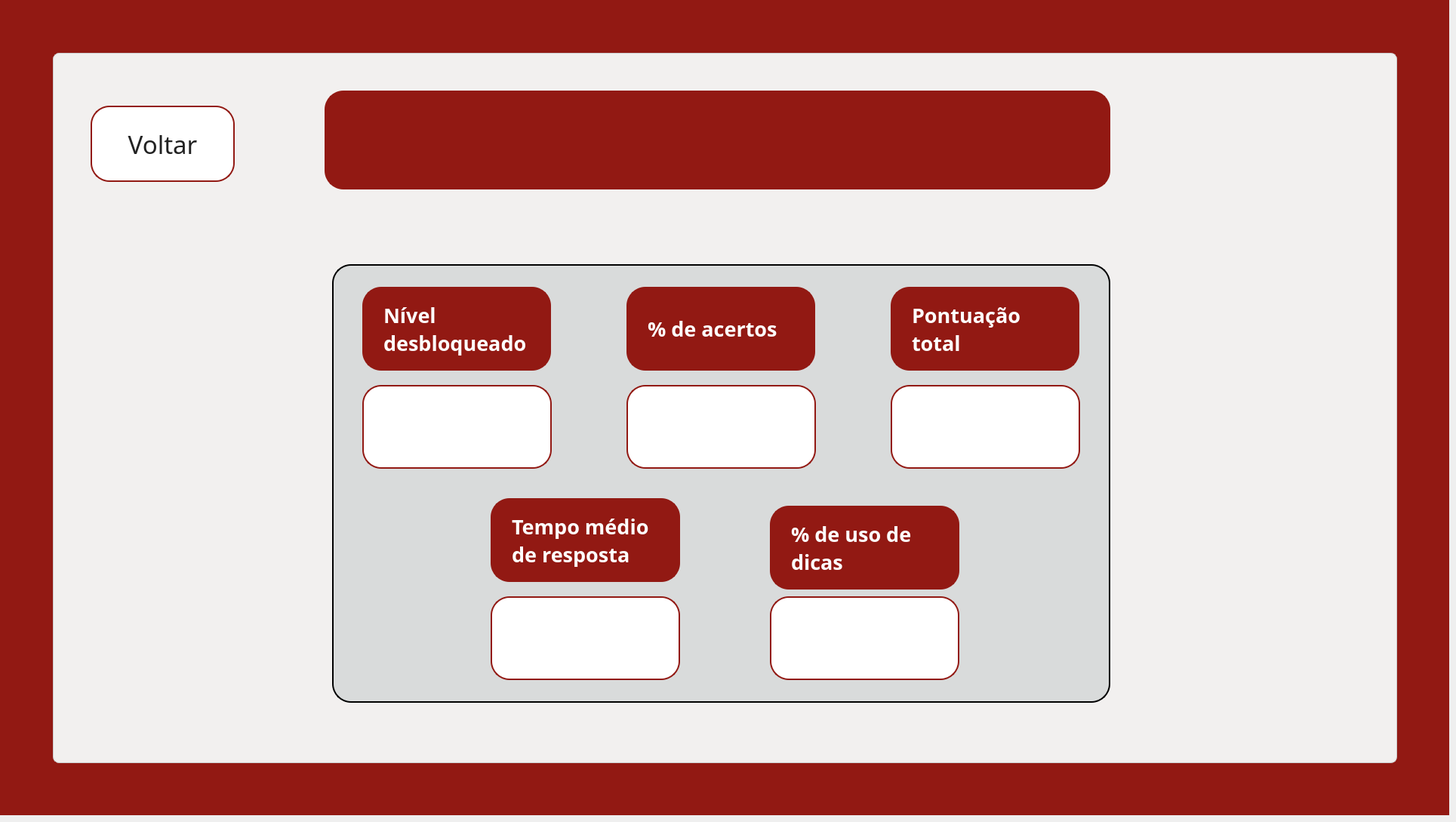
    <widget class="QWidget" name="pg_relatorioindividual">
     <widget class="QWidget" name="fundo_gabarito_2" native="true">
      <property name="geometry">
       <rect>
        <x>0</x>
        <y>0</y>
        <width>1920</width>
        <height>1080</height>
       </rect>
      </property>
      <property name="styleSheet">
       <string notr="true">background-color: #921913;</string>
      </property>
      <widget class="QWidget" name="container_gabarito_2" native="true">
       <property name="geometry">
        <rect>
         <x>70</x>
         <y>70</y>
         <width>1781</width>
         <height>941</height>
        </rect>
       </property>
       <property name="styleSheet">
        <string notr="true">background-color: #F2F0EF;
border: 1px solid #cccccc;
border-radius: 8px;</string>
       </property>
       <widget class="QLabel" name="lbl_titulo_gabarito_2">
        <property name="geometry">
         <rect>
          <x>360</x>
          <y>50</y>
          <width>1041</width>
          <height>131</height>
         </rect>
        </property>
        <property name="font">
         <font>
          <family>Arbutus Slab</family>
          <pointsize>25</pointsize>
          <weight>75</weight>
          <bold>true</bold>
         </font>
        </property>
        <property name="cursor">
         <cursorShape>ArrowCursor</cursorShape>
        </property>
        <property name="styleSheet">
         <string notr="true">background-color: #921913;
border: 2px solid #921913;
border-radius: 25px;
color: white;
padding: 0 18px</string>
        </property>
        <property name="text">
         <string/>
        </property>
        <property name="textFormat">
         <enum>Qt::PlainText</enum>
        </property>
        <property name="wordWrap">
         <bool>true</bool>
        </property>
       </widget>
       <widget class="QLabel" name="img_cel_A_gabarito_2">
        <property name="geometry">
         <rect>
          <x>-10</x>
          <y>0</y>
          <width>451</width>
          <height>491</height>
         </rect>
        </property>
        <property name="font">
         <font>
          <weight>50</weight>
          <bold>false</bold>
         </font>
        </property>
        <property name="styleSheet">
         <string notr="true">border: transparent;
background-color: transparent;</string>
        </property>
        <property name="text">
         <string/>
        </property>
        <property name="pixmap">
         <pixmap>../../assets/images/fundoetec.png</pixmap>
        </property>
        <property name="scaledContents">
         <bool>true</bool>
        </property>
       </widget>
       <widget class="QLabel" name="img_cel_C_gabarito_2">
        <property name="geometry">
         <rect>
          <x>0</x>
          <y>470</y>
          <width>461</width>
          <height>461</height>
         </rect>
        </property>
        <property name="styleSheet">
         <string notr="true">border: transparent;
background-color: transparent;</string>
        </property>
        <property name="text">
         <string/>
        </property>
        <property name="pixmap">
         <pixmap>../../assets/images/fundoetec.png</pixmap>
        </property>
        <property name="scaledContents">
         <bool>true</bool>
        </property>
       </widget>
       <widget class="QLabel" name="img_cel_B_gabarito_2">
        <property name="geometry">
         <rect>
          <x>430</x>
          <y>0</y>
          <width>451</width>
          <height>521</height>
         </rect>
        </property>
        <property name="styleSheet">
         <string notr="true">border: transparent;
background-color: transparent;</string>
        </property>
        <property name="text">
         <string/>
        </property>
        <property name="pixmap">
         <pixmap>../../assets/images/fundoetec.png</pixmap>
        </property>
        <property name="scaledContents">
         <bool>true</bool>
        </property>
       </widget>
       <widget class="QLabel" name="img_cel_enunciado_gabarito_2">
        <property name="geometry">
         <rect>
          <x>870</x>
          <y>0</y>
          <width>471</width>
          <height>481</height>
         </rect>
        </property>
        <property name="styleSheet">
         <string notr="true">border: transparent;
background-color: transparent;</string>
        </property>
        <property name="text">
         <string/>
        </property>
        <property name="pixmap">
         <pixmap>../../assets/images/fundoetec.png</pixmap>
        </property>
        <property name="scaledContents">
         <bool>true</bool>
        </property>
       </widget>
       <widget class="QLabel" name="img_cel_eliminar_gabarito_2">
        <property name="geometry">
         <rect>
          <x>450</x>
          <y>470</y>
          <width>461</width>
          <height>461</height>
         </rect>
        </property>
        <property name="styleSheet">
         <string notr="true">border: transparent;
background-color: transparent;</string>
        </property>
        <property name="text">
         <string/>
        </property>
        <property name="pixmap">
         <pixmap>../../assets/images/fundoetec.png</pixmap>
        </property>
        <property name="scaledContents">
         <bool>true</bool>
        </property>
       </widget>
       <widget class="QLabel" name="img_cel_D_gabarito_2">
        <property name="geometry">
         <rect>
          <x>890</x>
          <y>460</y>
          <width>441</width>
          <height>471</height>
         </rect>
        </property>
        <property name="styleSheet">
         <string notr="true">border: transparent;
background-color: transparent;</string>
        </property>
        <property name="text">
         <string/>
        </property>
        <property name="pixmap">
         <pixmap>../../assets/images/fundoetec.png</pixmap>
        </property>
        <property name="scaledContents">
         <bool>true</bool>
        </property>
       </widget>
       <widget class="QLabel" name="img_cel_extra_gabarito_2">
        <property name="geometry">
         <rect>
          <x>1310</x>
          <y>450</y>
          <width>481</width>
          <height>481</height>
         </rect>
        </property>
        <property name="styleSheet">
         <string notr="true">border: transparent;
background-color: transparent;</string>
        </property>
        <property name="text">
         <string/>
        </property>
        <property name="pixmap">
         <pixmap>../../assets/images/fundoetec.png</pixmap>
        </property>
        <property name="scaledContents">
         <bool>true</bool>
        </property>
       </widget>
       <widget class="QFrame" name="frame_card_gabarito_2">
        <property name="geometry">
         <rect>
          <x>370</x>
          <y>280</y>
          <width>1031</width>
          <height>581</height>
         </rect>
        </property>
        <property name="styleSheet">
         <string notr="true">border-radius: 25px;
border: 2px solid black;
background-color: #d9dbdb;
</string>
        </property>
        <property name="frameShape">
         <enum>QFrame::NoFrame</enum>
        </property>
        <widget class="QLabel" name="lbl_gabarito_alt1_2">
         <property name="geometry">
          <rect>
           <x>40</x>
           <y>30</y>
           <width>250</width>
           <height>111</height>
          </rect>
         </property>
         <property name="font">
          <font>
           <family>Arbutus Slab</family>
           <pointsize>20</pointsize>
           <weight>75</weight>
           <bold>true</bold>
          </font>
         </property>
         <property name="cursor">
          <cursorShape>ArrowCursor</cursorShape>
         </property>
         <property name="styleSheet">
          <string notr="true">background-color: #921913;
border: 2px solid #921913;
border-radius: 25px;
color: white;
padding: 0 18px</string>
         </property>
         <property name="text">
          <string>Nível  desbloqueado</string>
         </property>
         <property name="textFormat">
          <enum>Qt::PlainText</enum>
         </property>
         <property name="wordWrap">
          <bool>true</bool>
         </property>
        </widget>
        <widget class="QLabel" name="lbl_gabarito_alt2_2">
         <property name="geometry">
          <rect>
           <x>390</x>
           <y>30</y>
           <width>250</width>
           <height>111</height>
          </rect>
         </property>
         <property name="font">
          <font>
           <family>Arbutus Slab</family>
           <pointsize>20</pointsize>
           <weight>75</weight>
           <bold>true</bold>
          </font>
         </property>
         <property name="cursor">
          <cursorShape>ArrowCursor</cursorShape>
         </property>
         <property name="styleSheet">
          <string notr="true">background-color: #921913;
border: 2px solid #921913;
border-radius: 25px;
color: white;
padding: 0 18px</string>
         </property>
         <property name="text">
          <string>% de acertos</string>
         </property>
         <property name="textFormat">
          <enum>Qt::PlainText</enum>
         </property>
         <property name="wordWrap">
          <bool>true</bool>
         </property>
        </widget>
        <widget class="QLabel" name="lbl_gabarito_alt3_2">
         <property name="geometry">
          <rect>
           <x>740</x>
           <y>30</y>
           <width>250</width>
           <height>111</height>
          </rect>
         </property>
         <property name="font">
          <font>
           <family>Arbutus Slab</family>
           <pointsize>20</pointsize>
           <weight>75</weight>
           <bold>true</bold>
          </font>
         </property>
         <property name="cursor">
          <cursorShape>ArrowCursor</cursorShape>
         </property>
         <property name="styleSheet">
          <string notr="true">background-color: #921913;
border: 2px solid #921913;
border-radius: 25px;
color: white;
padding: 0 18px</string>
         </property>
         <property name="text">
          <string>Pontuação total</string>
         </property>
         <property name="textFormat">
          <enum>Qt::PlainText</enum>
         </property>
         <property name="wordWrap">
          <bool>true</bool>
         </property>
        </widget>
        <widget class="QLabel" name="lbl_nivel2_2">
         <property name="geometry">
          <rect>
           <x>40</x>
           <y>160</y>
           <width>251</width>
           <height>111</height>
          </rect>
         </property>
         <property name="font">
          <font>
           <family>Arbutus Slab</family>
           <pointsize>20</pointsize>
          </font>
         </property>
         <property name="cursor">
          <cursorShape>ArrowCursor</cursorShape>
         </property>
         <property name="styleSheet">
          <string notr="true">background-color: white;
color: #222222;
border: 2px solid #921913;
border-radius: 25px;
padding: 0 18px</string>
         </property>
         <property name="text">
          <string/>
         </property>
         <property name="textFormat">
          <enum>Qt::PlainText</enum>
         </property>
         <property name="wordWrap">
          <bool>true</bool>
         </property>
        </widget>
        <widget class="QLabel" name="lbl_suaresposta_2">
         <property name="geometry">
          <rect>
           <x>390</x>
           <y>160</y>
           <width>251</width>
           <height>111</height>
          </rect>
         </property>
         <property name="font">
          <font>
           <family>Arbutus Slab</family>
           <pointsize>20</pointsize>
          </font>
         </property>
         <property name="cursor">
          <cursorShape>ArrowCursor</cursorShape>
         </property>
         <property name="styleSheet">
          <string notr="true">background-color: white;
color: #222222;
border: 2px solid #921913;
border-radius: 25px;
padding: 0 18px</string>
         </property>
         <property name="text">
          <string/>
         </property>
         <property name="textFormat">
          <enum>Qt::PlainText</enum>
         </property>
         <property name="wordWrap">
          <bool>true</bool>
         </property>
        </widget>
        <widget class="QLabel" name="lbl_gabarito_2">
         <property name="geometry">
          <rect>
           <x>740</x>
           <y>160</y>
           <width>251</width>
           <height>111</height>
          </rect>
         </property>
         <property name="font">
          <font>
           <family>Arbutus Slab</family>
           <pointsize>20</pointsize>
          </font>
         </property>
         <property name="cursor">
          <cursorShape>ArrowCursor</cursorShape>
         </property>
         <property name="styleSheet">
          <string notr="true">background-color: white;
color: #222222;
border: 2px solid #921913;
border-radius: 25px;
padding: 0 18px</string>
         </property>
         <property name="text">
          <string/>
         </property>
         <property name="textFormat">
          <enum>Qt::PlainText</enum>
         </property>
         <property name="wordWrap">
          <bool>true</bool>
         </property>
        </widget>
        <widget class="QLabel" name="lbl_gabarito_alt1_3">
         <property name="geometry">
          <rect>
           <x>210</x>
           <y>310</y>
           <width>251</width>
           <height>111</height>
          </rect>
         </property>
         <property name="font">
          <font>
           <family>Arbutus Slab</family>
           <pointsize>20</pointsize>
           <weight>75</weight>
           <bold>true</bold>
          </font>
         </property>
         <property name="cursor">
          <cursorShape>ArrowCursor</cursorShape>
         </property>
         <property name="styleSheet">
          <string notr="true">background-color: #921913;
border: 2px solid #921913;
border-radius: 25px;
color: white;
padding: 0 18px</string>
         </property>
         <property name="text">
          <string>Tempo médio de resposta</string>
         </property>
         <property name="textFormat">
          <enum>Qt::PlainText</enum>
         </property>
         <property name="wordWrap">
          <bool>true</bool>
         </property>
        </widget>
        <widget class="QLabel" name="lbl_nivel2_3">
         <property name="geometry">
          <rect>
           <x>210</x>
           <y>440</y>
           <width>251</width>
           <height>111</height>
          </rect>
         </property>
         <property name="font">
          <font>
           <family>Arbutus Slab</family>
           <pointsize>20</pointsize>
          </font>
         </property>
         <property name="cursor">
          <cursorShape>ArrowCursor</cursorShape>
         </property>
         <property name="styleSheet">
          <string notr="true">background-color: white;
color: #222222;
border: 2px solid #921913;
border-radius: 25px;
padding: 0 18px</string>
         </property>
         <property name="text">
          <string/>
         </property>
         <property name="textFormat">
          <enum>Qt::PlainText</enum>
         </property>
         <property name="wordWrap">
          <bool>true</bool>
         </property>
        </widget>
        <widget class="QLabel" name="lbl_nivel2_4">
         <property name="geometry">
          <rect>
           <x>580</x>
           <y>440</y>
           <width>251</width>
           <height>111</height>
          </rect>
         </property>
         <property name="font">
          <font>
           <family>Arbutus Slab</family>
           <pointsize>20</pointsize>
          </font>
         </property>
         <property name="cursor">
          <cursorShape>ArrowCursor</cursorShape>
         </property>
         <property name="styleSheet">
          <string notr="true">background-color: white;
color: #222222;
border: 2px solid #921913;
border-radius: 25px;
padding: 0 18px</string>
         </property>
         <property name="text">
          <string/>
         </property>
         <property name="textFormat">
          <enum>Qt::PlainText</enum>
         </property>
         <property name="wordWrap">
          <bool>true</bool>
         </property>
        </widget>
        <widget class="QLabel" name="lbl_gabarito_alt1_4">
         <property name="geometry">
          <rect>
           <x>580</x>
           <y>320</y>
           <width>251</width>
           <height>111</height>
          </rect>
         </property>
         <property name="font">
          <font>
           <family>Arbutus Slab</family>
           <pointsize>20</pointsize>
           <weight>75</weight>
           <bold>true</bold>
          </font>
         </property>
         <property name="cursor">
          <cursorShape>ArrowCursor</cursorShape>
         </property>
         <property name="styleSheet">
          <string notr="true">background-color: #921913;
border: 2px solid #921913;
border-radius: 25px;
color: white;
padding: 0 18px</string>
         </property>
         <property name="text">
          <string>% de uso de dicas</string>
         </property>
         <property name="textFormat">
          <enum>Qt::PlainText</enum>
         </property>
         <property name="wordWrap">
          <bool>true</bool>
         </property>
        </widget>
       </widget>
       <widget class="QPushButton" name="btn_voltarpararanking_5">
        <property name="geometry">
         <rect>
          <x>50</x>
          <y>70</y>
          <width>191</width>
          <height>101</height>
         </rect>
        </property>
        <property name="font">
         <font>
          <family>Arbutus Slab</family>
          <pointsize>25</pointsize>
         </font>
        </property>
        <property name="styleSheet">
         <string notr="true">background-color: white;
border: 2px solid #921913;
border-radius: 25px;
color: #222222;
padding: 0 18px</string>
        </property>
        <property name="text">
         <string>Voltar</string>
        </property>
       </widget>
       <widget class="QLabel" name="lbl_logo_rodape_gabarito_2">
        <property name="geometry">
         <rect>
          <x>1330</x>
          <y>0</y>
          <width>471</width>
          <height>471</height>
         </rect>
        </property>
        <property name="styleSheet">
         <string notr="true">border: transparent;
background-color: transparent;</string>
        </property>
        <property name="text">
         <string/>
        </property>
        <property name="pixmap">
         <pixmap>../../assets/images/fundoetec.png</pixmap>
        </property>
        <property name="scaledContents">
         <bool>true</bool>
        </property>
       </widget>
       <zorder>img_cel_eliminar_gabarito_2</zorder>
       <zorder>img_cel_D_gabarito_2</zorder>
       <zorder>lbl_logo_rodape_gabarito_2</zorder>
       <zorder>img_cel_A_gabarito_2</zorder>
       <zorder>img_cel_B_gabarito_2</zorder>
       <zorder>img_cel_enunciado_gabarito_2</zorder>
       <zorder>lbl_titulo_gabarito_2</zorder>
       <zorder>img_cel_C_gabarito_2</zorder>
       <zorder>img_cel_extra_gabarito_2</zorder>
       <zorder>frame_card_gabarito_2</zorder>
       <zorder>btn_voltarpararanking_5</zorder>
      </widget>
     </widget>
    </widget>
